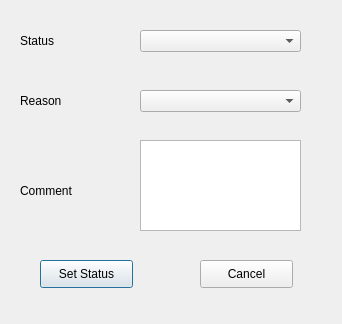
<?xml version="1.0" encoding="UTF-8"?>
<ui version="4.0">
 <class>SetStatus</class>
 <widget class="QDialog" name="SetStatus">
  <property name="geometry">
   <rect>
    <x>0</x>
    <y>0</y>
    <width>342</width>
    <height>324</height>
   </rect>
  </property>
  <property name="windowTitle">
   <string>Set Status</string>
  </property>
  <widget class="QLabel" name="label_2">
   <property name="geometry">
    <rect>
     <x>20</x>
     <y>30</y>
     <width>51</width>
     <height>21</height>
    </rect>
   </property>
   <property name="font">
    <font>
     <pointsize>9</pointsize>
    </font>
   </property>
   <property name="text">
    <string>Status</string>
   </property>
  </widget>
  <widget class="QComboBox" name="statusComboBox">
   <property name="geometry">
    <rect>
     <x>140</x>
     <y>30</y>
     <width>161</width>
     <height>22</height>
    </rect>
   </property>
  </widget>
  <widget class="QLabel" name="label_3">
   <property name="geometry">
    <rect>
     <x>20</x>
     <y>90</y>
     <width>61</width>
     <height>21</height>
    </rect>
   </property>
   <property name="font">
    <font>
     <pointsize>9</pointsize>
    </font>
   </property>
   <property name="text">
    <string>Reason</string>
   </property>
  </widget>
  <widget class="QComboBox" name="reasonComboBox">
   <property name="geometry">
    <rect>
     <x>140</x>
     <y>90</y>
     <width>161</width>
     <height>22</height>
    </rect>
   </property>
  </widget>
  <widget class="QLabel" name="label_4">
   <property name="geometry">
    <rect>
     <x>20</x>
     <y>180</y>
     <width>71</width>
     <height>21</height>
    </rect>
   </property>
   <property name="font">
    <font>
     <pointsize>9</pointsize>
    </font>
   </property>
   <property name="text">
    <string>Comment</string>
   </property>
  </widget>
  <widget class="QTextEdit" name="commentTextEdit">
   <property name="geometry">
    <rect>
     <x>140</x>
     <y>140</y>
     <width>161</width>
     <height>91</height>
    </rect>
   </property>
  </widget>
  <widget class="QPushButton" name="setstatusButton">
   <property name="geometry">
    <rect>
     <x>40</x>
     <y>260</y>
     <width>93</width>
     <height>28</height>
    </rect>
   </property>
   <property name="font">
    <font>
     <pointsize>9</pointsize>
    </font>
   </property>
   <property name="text">
    <string>Set Status</string>
   </property>
  </widget>
  <widget class="QPushButton" name="cancelButton">
   <property name="geometry">
    <rect>
     <x>200</x>
     <y>260</y>
     <width>93</width>
     <height>28</height>
    </rect>
   </property>
   <property name="font">
    <font>
     <pointsize>9</pointsize>
    </font>
   </property>
   <property name="text">
    <string>Cancel</string>
   </property>
  </widget>
 </widget>
 <resources/>
 <connections>
  <connection>
   <sender>cancelButton</sender>
   <signal>clicked()</signal>
   <receiver>SetStatus</receiver>
   <slot>close()</slot>
   <hints>
    <hint type="sourcelabel">
     <x>246</x>
     <y>333</y>
    </hint>
    <hint type="destinationlabel">
     <x>170</x>
     <y>184</y>
    </hint>
   </hints>
  </connection>
 </connections>
</ui>
